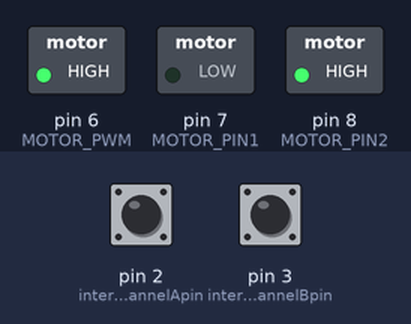
This sketch was run on a simulated Arduino Uno, built with avr-gcc and run on an emulated ATmega328P. On the bench: switched loads named in the sketch (green lamp = pin HIGH). The inputs (shaded band) are chosen by the test bench; at power-on: pin 2 (interruptChannelApin) HIGH, pin 3 (interruptChannelBpin) HIGH. What the sketch prints to the serial monitor is not drawn.

Above: at 0.1 s.
Timing chart, 0 to 1.6 s (numbered marks = the images above):
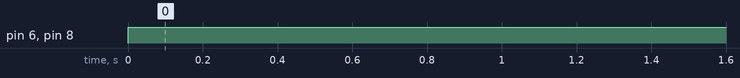

The sketch:

lab10.ino
```cpp
#define MOTOR_PIN1 7
#define MOTOR_PIN2 8
#define MOTOR_PWM 6
int interruptChannelApin = 2;
int interruptChannelBpin = 3;
int dir ;
int toggle = 1;
volatile int Acount ;


void setup(){
  pinMode(MOTOR_PIN1, OUTPUT);
  pinMode(MOTOR_PIN2, OUTPUT);
  pinMode(MOTOR_PWM, OUTPUT);
  pinMode(interruptChannelApin, INPUT_PULLUP);
  pinMode(interruptChannelBpin, INPUT_PULLUP);

  attachInterrupt(digitalPinToInterrupt(interruptChannelApin),
                  ChannelA_callback, RISING);
  attachInterrupt(digitalPinToInterrupt(interruptChannelBpin),
                  ChannelB_callback, RISING);
  Serial.begin(9600);
}

void loop(){

  moveback(255);

  Serial.print("Position: ");
  Serial.print(Acount);
  Serial.print(", Direction: ");
  Serial.println(dir);
  delay(100);

}

void movefor(int x){
  digitalWrite(MOTOR_PIN1,HIGH);
  digitalWrite(MOTOR_PIN2,LOW);
  analogWrite(MOTOR_PWM,x);
}
void moveback(int x){
  digitalWrite(MOTOR_PIN1,LOW);
  digitalWrite(MOTOR_PIN2,HIGH);
  analogWrite(MOTOR_PWM,x);
}
void stop(){
  digitalWrite(MOTOR_PIN1,LOW);
  digitalWrite(MOTOR_PIN2,LOW);
}
void ChannelA_callback(){

  if(digitalRead(interruptChannelBpin)==0){
    dir = 0;
    Acount++;
  }

}
void ChannelB_callback(){
  if(digitalRead(interruptChannelApin)==0){
    dir = 1;
    Acount--;
  }
}
```

Measured:
- by itself, pin 6 (MOTOR_PWM), pin 8 (MOTOR_PIN2): LOW → HIGH at 0.00 s
